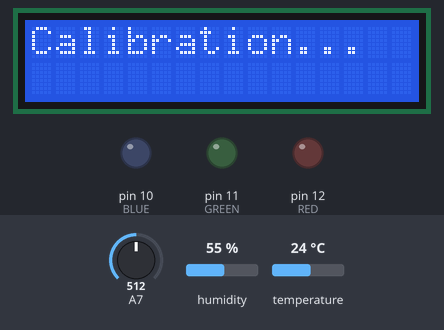
Simulated run of this program. Board: Arduino Nano, built with avr-gcc and run on an emulated ATmega328P. Shown: 16×2 character LCD, output pins drawn as LEDs (lit = HIGH). Inputs (shaded band) come from the test bench; at power-on: A7 = 512, humidity 55 %, temperature 24 °C. What the program prints to the serial monitor is not drawn.

Above: at 0.1 s.
At 25.4 s:
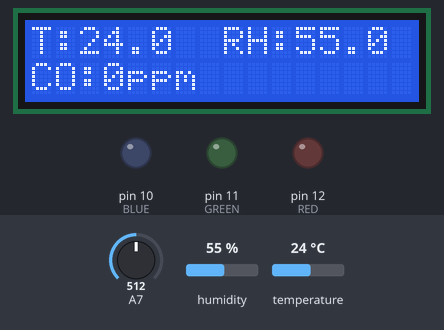

The program:

main.cpp
```cpp
#include <Arduino.h>
#include "DHT.h"
#include <Wire.h>
#include <LiquidCrystal_I2C.h>

#include "calibration.h"

#define RED 12
#define GREEN 11
#define BLUE 10

#define DHTPIN 2
#define DHTTYPE DHT22

#define MQ2PIN 7


DHT dht(DHTPIN, DHTTYPE);
LiquidCrystal_I2C lcd(0x27, 2, 1, 0, 4, 5, 6, 7, 3, POSITIVE);
float R0 = 0;

void setup() {
  Serial.begin(9600);
  dht.begin();
  lcd.begin(16, 2);

  lcd.clear();
  lcd.setCursor(0,0);
  lcd.print("Calibration...");
  R0 = MQCalibration(MQ2PIN);

  lcd.clear();
  lcd.setCursor(0,0);
  lcd.print("Done...");
  lcd.print("Ro=");
  lcd.print(R0);

  // put your setup code here, to run once:
  pinMode(RED, OUTPUT);
  pinMode(GREEN, OUTPUT);
  pinMode(BLUE, OUTPUT);
}

void loop() {

  // read several values from MQ2
  float mq2 = MQRead(MQ2PIN);
  int CoConcentration = MQGetGasPercentage(mq2 / R0, "CO");

  float h = dht.readHumidity();
  float t = dht.readTemperature();

  if(t > 27 && h >= 50){
    digitalWrite(RED, HIGH);
    digitalWrite(GREEN, HIGH);
    digitalWrite(BLUE, HIGH);
  } else{
    digitalWrite(GREEN, LOW);
    digitalWrite(BLUE, LOW);
    digitalWrite(RED, LOW);
  }

  Serial.print("CO concentration: ");
  Serial.print(CoConcentration);
  Serial.print("\tTemp: ");
  Serial.print(t);
  Serial.print("\t Humidity: ");
  Serial.println(h);

  lcd.clear();
  lcd.setCursor(0,0);
  lcd.print("T:");
  lcd.print(t, 1);

  lcd.setCursor(8, 0);
  lcd.print("RH:");
  lcd.print(h, 1);
  lcd.setCursor(0, 1);
  lcd.print("CO:");
  lcd.print(CoConcentration, 1);
  lcd.print("ppm");

  delay(1000);
}
```

calibration.cpp
```cpp
#include <Arduino.h>

#define MQ2RL (9.47)
#define MQ2R0FACTOR (9.83)

#define CALIBARAION_SAMPLE_TIME     50
#define CALIBRATION_SAMPLE_INTERVAL 500
#define READ_SAMPLE_INTERVAL 50
#define READ_SAMPLE_TIMES    5

/*****************************Globals***********************************************/
// CO es monoxido de carbono
float    COCurve[3]  = {2.3,0.72,-0.34}; //data format:{ x, y, slope}; point1: (lg200, 0.72), point2: (lg10000,  0.15)
float SmokeCurve[3] = {2.3,0.53,-0.44};   //data format:{ x, y, slope}; point1: (lg200, 0.53), point2: (lg10000,  -0.22)


/****************** MQResistanceCalculation ****************************************
Input:   raw_adc - raw value read from adc, which represents the voltage
Output:  the calculated sensor resistance
Remarks: The sensor and the load resistor forms a voltage divider. Given the voltage
         across the load resistor and its resistance, the resistance of the sensor
         could be derived.
************************************************************************************/
float MQResistanceCalculation(int raw_adc){
  return (float)MQ2RL * (1023 - raw_adc) / raw_adc;
}

/***************************** MQCalibration ****************************************
Input:   mq_pin - analog channel
Output:  Ro of the sensor
Remarks: This function assumes that the sensor is in clean air.
************************************************************************************/
float MQCalibration(int mq_pin){
  int i;
  float val=0;

  for (i = 0;i < CALIBARAION_SAMPLE_TIME; i++) {            //take multiple samples
    val += MQResistanceCalculation(analogRead(mq_pin));
    delay(CALIBRATION_SAMPLE_INTERVAL);
  }
  val = val / CALIBARAION_SAMPLE_TIME;                   //calculate the average value
  val = val / MQ2R0FACTOR;                        //divided by RO_CLEAN_AIR_FACTOR yields the Ro

  return val;
}
/*****************************  MQRead *********************************************
Input:   mq_pin - analog channel
Output:  Rs of the sensor
Remarks: This function use MQResistanceCalculation to caculate the sensor resistenc (Rs).
************************************************************************************/
float MQRead(int mq_pin)
{
  int i;
  float rs=0;

  for (i=0;i<READ_SAMPLE_TIMES;i++) {
    rs += MQResistanceCalculation(analogRead(mq_pin));
    delay(READ_SAMPLE_INTERVAL);
  }

  rs = rs/READ_SAMPLE_TIMES;

  return rs;
}

/*****************************  MQGetPercentage **********************************
Input:   rs_ro_ratio - Rs divided by Ro
         pcurve      - pointer to the curve of the target gas
Output:  ppm of the target gas
Remarks: By using the slope and a point of the line. The x(logarithmic value of ppm)
         of the line could be derived if y(rs_ro_ratio) is provided.
************************************************************************************/
int  MQGetPercentage(float rs_ro_ratio, float *pcurve){
  return pow(10, (log(rs_ro_ratio) - pcurve[1]) / pcurve[2] + pcurve[0]);
}

/*****************************  MQGetGasPercentage **********************************
Input:   rs_ro_ratio - Rs divided by Ro
         gas_id      - target gas type
Output:  ppm of the target gas
Remarks: This function passes different curves to the MQGetPercentage function which
         calculates the ppm (parts per million) of the target gas.
************************************************************************************/
int MQGetGasPercentage(float rs_ro_ratio, char * gas_id){
  if (strcmp (gas_id,"CO") == 0) {
     return MQGetPercentage(rs_ro_ratio, COCurve);
  } else if (strcmp (gas_id,"SMOKE") == 0) {
     return MQGetPercentage(rs_ro_ratio, SmokeCurve);
  }
  return 0;
}
```

calibration.h
```cpp
float MQResistanceCalculation(int);
float MQCalibration(int);
float MQRead(int);
int MQGetGasPercentage(float, char *);
int MQGetPercentage(float, float *);
```
